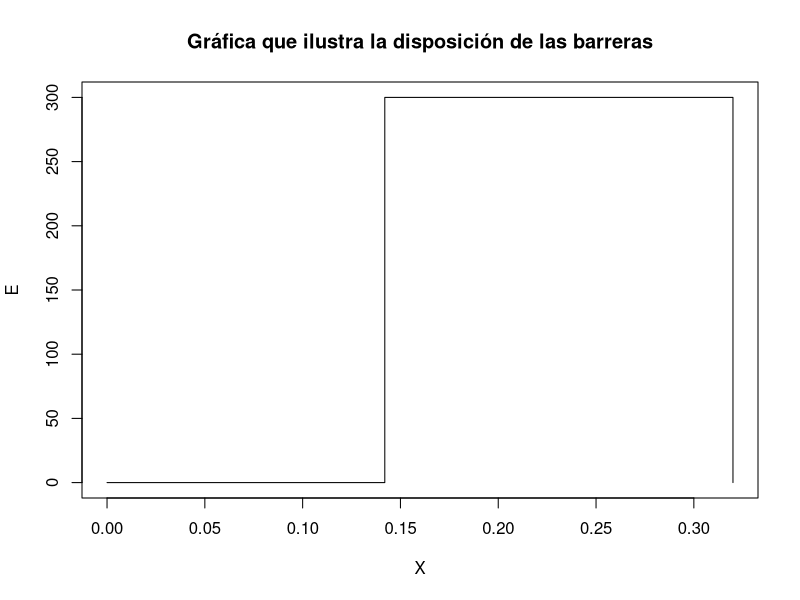

Write the R code that produced this figure. (Note: this script raises an error after producing the figure.)
####################################
######## NOTAS IMPORTANTES #########
####################################

# THETA ES EL ÁNGULO DE INCIDENCIA, NO EL DE TRANSMISIÓN
# Es decir, una función que pida el ángulo theta,
# requiere únicamente el ángulo de incidencia para realizar los cálculos


####################################
############ CONSTANTES##############
####################################

########### CONSTANTES #############

vF <- 10**15 # Velocidad de Fermi [nm/s]
hbar <- 6.58 * 10**(-16) # h_barra [eV*s]

###### PARÁMETROS INICIALES ########

# theta <- 0
N <- 1 # Barreras
xo <- 0 # Origen en el eje x
a <- 0.142 # Separación entre barreras [nm]
L <- 0.178 # Ancho de las barreras [nm]
Vo <- 300 # Potencial (Altura) de las barreras [eV]
E <- 800 # Energía de la partícula [eV]
s <- 1 # ¿Vanda de Conducción o de Valencia?

### CALCULO DE OTRAS CONSTANTES ###

#### REGIONES #####
R <- N - 1 # Calcula las regiones
# Regiones  2 + 2R

### CÁLCULO DE CONSTANTES PARA KX Y QX ###
Ke1 <- (E / (hbar * vF))
Ke2 <- ((E - Vo) / (hbar * vF))

# print(Ke1)
# print(Ke2)


############################################################
######################### FUNCIONES ########################
############################################################

quad <- function(a, b, c) {
  a <- as.complex(a)
  resultado <- # c(
    (-b + sqrt(b^2 - 4 * a * c)) / (2 * a) # ,
  # (-b - sqrt(b^2 - 4 * a * c)) / (2 * a))
  # if(all(Im(resultado) == 0)) resultado <- Re(resultado)
  # if(resultado[1] == resultado[2]) return(resultado[1])
  resultado
}

############################################################
######### SON CONSTANTES DURANTE TODO EL PROGRAMA ##########
############################################################

################## CÁLCULO DE SIGNO ########################
#s1 <- sign(E - Vo)
#s2 <- sign(E - 0)

####### CÁLCULO DE POSICIONES GUARDADAS EN UN VECTOR #######

Posiciones <- function(R, a, L, xo) {
  # Esta función regresa las posiciones de donde el potencial cambia
  X <- c(xo, xo + a, xo + a + L)
  if (R < 1) {
    return(X)
  } else {
    for (n in 1:R) {
      # print(n)
      ba <- X[length(X)] + a
      X <- append(X, ba)
      ba <- X[length(X)] + L
      X <- append(X, ba)
    }
  }
  return(X)
}

##########  GENERA LAS BARRERAS DE POTENCIAL ##############
Funcion_barreras <- function(R, a, L, xo, V1, Vb) {
  Y <- c(Vb, V1, Vb)
  if (R < 1) {
    return(Y)
  } else {
    for (n in 1:R) {
      # print(n)
      ba <- V1
      Y <- append(Y, ba)
      ba <- Vb
      Y <- append(Y, ba)
    }
  }
  return(Y)
}

#################################################
############ Generación de posiciones ###########
#################################################

X <- Posiciones(R, a, L, xo)
print("Posiciones: ")
print(X)
print("Longitud del vector de posiciones: ")
print(length(X))
# print(length(X))
Y <- Funcion_barreras(R, a, L, xo, Vo, 0)
print("Barreras: ")
print(Y)
# print(length(Y))

png("Barreras_generadas.png")
plot(X, Y, type = "s", ylab = "E", main = "Gráfica que ilustra la disposición de las barreras")
dev.off()

#############################################################
############## FUNCIONES NO CONSTANTES ######################
#############################################################



####### FUNCIÓN QUE EVALÚA EN LA MATRIZ DE EXPONENCIALES #######
Matriz_evaluada <- function(x, theta = 0, Kx, s = 1) {
  # Crear la matriz A a partir de los parámetros
  A <- matrix(
    c(
      exp(1i * Kx * x),
      s * exp(1i * theta) * exp(1i * Kx * x),
      exp(-1i * Kx * x),
      -s * exp(-1i * theta) * exp(-1i * Kx * x)
    ),
    nrow = 2, ncol = 2
  )
  return(A)
}

####### CALCULO DEL ÁNGULO DE TRANSMISIÓN ####### ¿PUEDE SER CONSTANTE?
Angulo_transmision <- function(theta) {
  angulo_t <- asin((Ke1 / Ke2) * sin(theta))
  return(angulo_t)
}

####### CÁLCULO DEL COEFICIENTE Kx #######
CoeficienteKx <- function(theta) {
  K_x <- Ke1 * cos(theta)
  return(K_x)
}

####### CÁLCULO DEL COEFICIENTE Qx #######
CoeficienteQx <- function(theta) {
  Q_x <- sqrt(Ke2**2 - (Ke1 * sin(theta))**2)
  return(Q_x)
}
####################################################################
###################### Calculadora #################################
####################################################################

Coeficiente_Transmision <- function(Posiciones, theta){
  Kx <- CoeficienteKx(theta)
  Qx <- CoeficienteQx(theta)

  print(Kx)
  print(Qx)

  s_out <- sign(E)
  s_in <- sign( E - Vo)

  phi <- Angulo_transmision(theta)

  A <- matrix(c(1, 0, 0, 1), nrow = 2, ncol = 2)
  print(A)
  for (m in 1:(N * 2)) {
    print("La posición es: ")
    print(Posiciones[m+1])
    M_out <- Matriz_evaluada(Posiciones[m+1], theta, Kx, s_out)
    M_in <- Matriz_evaluada(Posiciones[m+1], phi, Qx, s_in)

    aux <- m %% 2
    if (aux==1){
      A <- A %*% solve(M_out) %*% M_in
    } else {
      A <- A %*% solve(M_in) %*% M_out
    }
  }

  A_III <- 1 / A[1]

  T <- Mod(A_III) ** 2
  return(T)
}

#Coeficiente_T <- Coeficiente_Transmision(X, pi/2)
#print(Coeficiente_T)

angulos <- seq(-1 * pi / 2, pi / 2, length = 200)
Y <- c()
for (theta in angulos) {
  T <- Coeficiente_Transmision(X,theta)
  Y <- append(Y, T, length(Y))
  }

png("Coeficiente.png")
plot(angulos, Y, type = "l", main = "Coeficiente de transmisión", xlab = "theta", ylab = "T")
dev.off()

####################################################################
####################################################################
####################################################################
#A1 <- Matriz_evaluada(0.142, 0, 151.97, 1)
#A1I <- solve(A1)
#
#A2 <- Matriz_evaluada(0.142, 0, 344.92, -1)
#
#B1 <- Matriz_evaluada(0.320, 0, 344.92, -1)
#B1I <- solve(B1)
#
#B2 <- Matriz_evaluada(0.320, 0, 151.97, 1)
#
#LamdaA <- A1I%*%A2%*%B1I%*%B2
#
#print(LamdaA)
#AIII <- 1/LamdaA[1]
#T <- AIII**2
#
#print(T)
#sink("Calculo_Manual.txt")